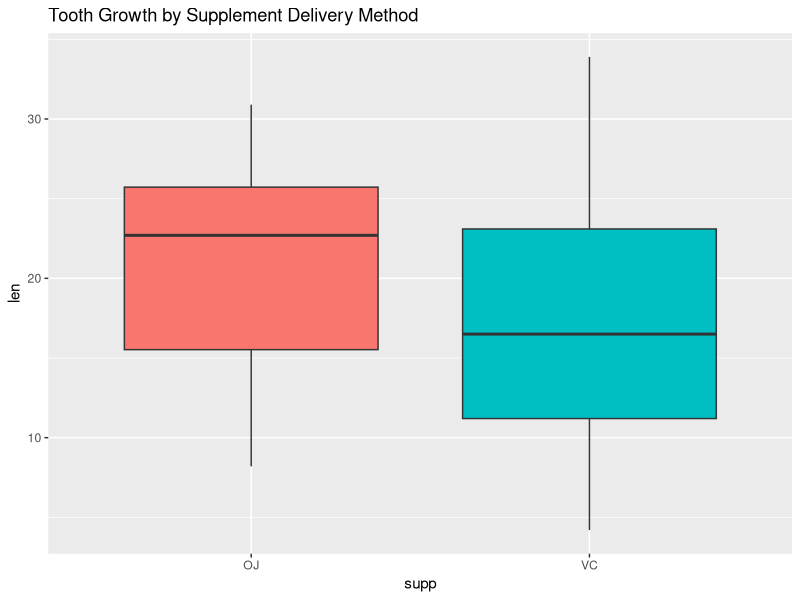
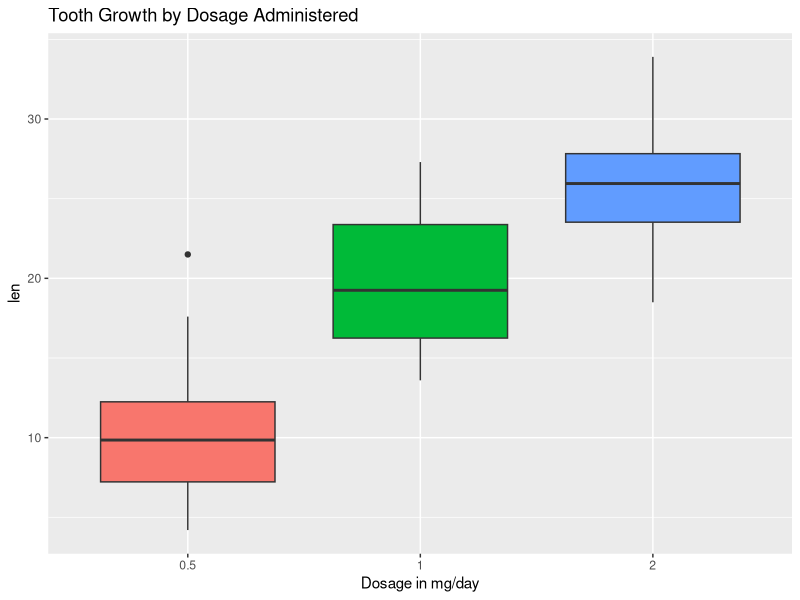
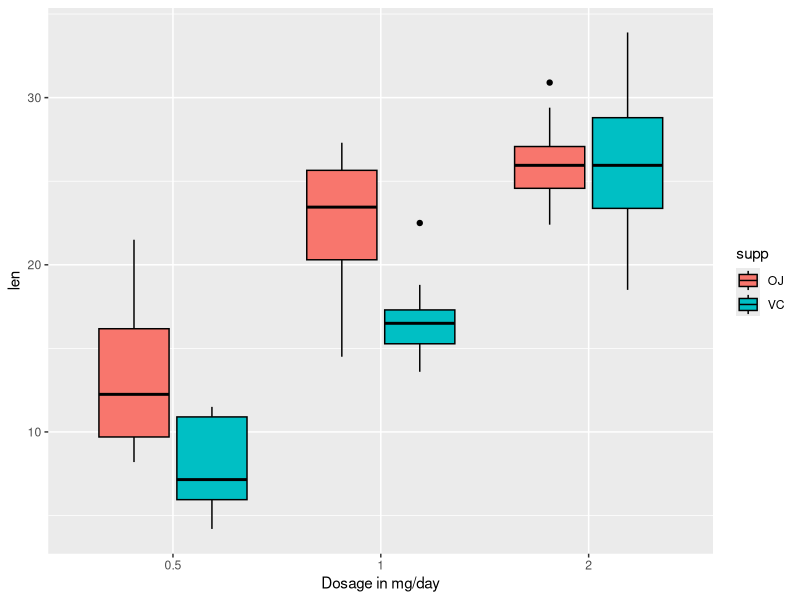

Here is the R script that generated these plots, in order: (Note: this script raises an error after producing the figures.)
## ---- chunk 1
knitr::opts_chunk$set(echo = TRUE)
## ---- chunk 2
tooth <- datasets::ToothGrowth
str(tooth)
## ---- chunk 3
stem(tooth$len)
summary(tooth$len)
## ---- chunk 4
avg <- with(tooth, tapply(len, supp, mean))
avgSupp <- data.frame(supp = names(avg), val = avg)
rownames(avgSupp) <- NULL
avgSupp
## ---- chunk 5
avg <- with(tooth, tapply(len, dose, mean))
avgDose <- data.frame(dose = names(avg), val = avg)
rownames(avgDose) <- NULL
avgDose
## ---- chunk 6
library(ggplot2)
g <- ggplot(tooth, aes(y= len))
g + geom_boxplot(aes(x = supp, fill = supp), show.legend = FALSE) +
    ggtitle("Tooth Growth by Supplement Delivery Method")
## ---- chunk 7
g + geom_boxplot(aes(x = as.factor(dose), fill = as.factor(dose)), show.legend = FALSE) +
    ggtitle("Tooth Growth by Dosage Administered") + xlab("Dosage in mg/day")
## ---- chunk 8
g + geom_boxplot(aes(x = as.factor(dose), fill = supp), color = "black") + 
    xlab("Dosage in mg/day")
## ---- chunk 9
test1 <- t.test(len ~ dose, alternative = "less", paired = FALSE, 
                var.equal = FALSE, data = subset(tooth, dose != 2), conf.level = .99)  
test1 #mu(dose =0.5) < mu(dose=1.0)

test2 <- t.test(len ~ dose, alternative = "less", paired = FALSE, 
                var.equal = FALSE, data = subset(tooth, dose != 0.5), conf.level = .99)  
test2 #mu(dose =1.0) < mu(dose=2.0)


## ---- chunk 10
test3 <- t.test(len ~ supp, alternative = "greater", paired = F, var.equal = F, data = tooth, conf.level = .99) #OJ > VC ("greater" implies OJ > VC because in levels(tooth$supp) the first level is OJ)  
test3 
## ---- chunk 11
test4 <- t.test(len ~ supp, alternative = "greater", paired = F, var.equal = F,
                data = subset(tooth, dose == 0.5), conf.level = .99) 
test5 <- t.test(len ~ supp, alternative = "greater", paired = F, var.equal = F,
                data = subset(tooth, dose == 1), conf.level = .99)
test6 <- t.test(len ~ supp, alternative = "greater", paired = F, var.equal = F, 
                data = subset(tooth, dose == 2), conf.level = .99)  

test4 #OJ > VC ("greater" implies OJ > VC because in levels(tooth$supp) the first level is OJ)
test5 #OJ > VC ("greater" implies OJ > VC because in levels(tooth$supp) the first level is OJ)
test6 #OJ = VC 
